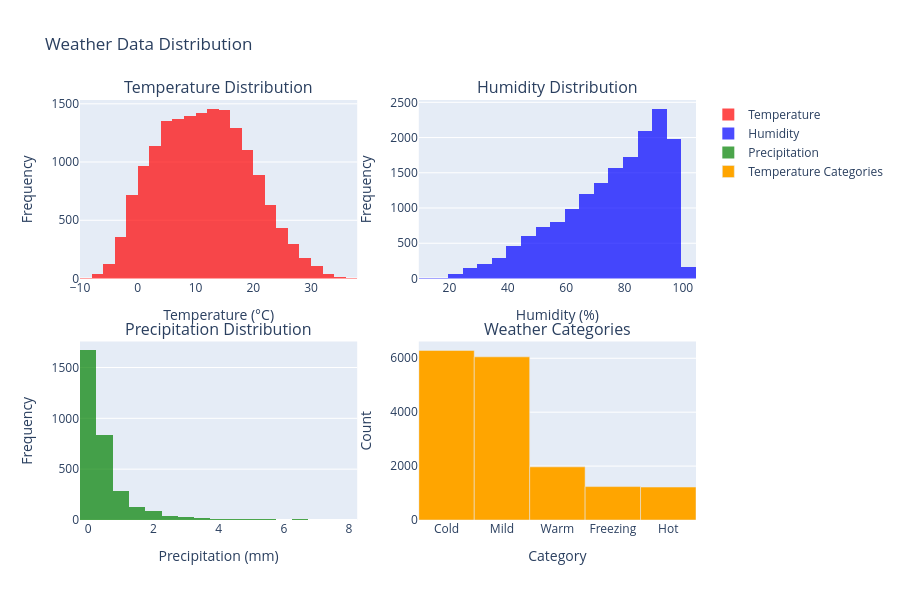

Notebook code cell kept with this figure:
### Markdown cell above
## 8. Weather Data Exploration

### Code cell
# Weather data exploration
print("Weather Statistics:")
print("="*50)
weather_stats = df[['temperature_2m', 'relative_humidity_2m', 'precipitation']].describe()
print(weather_stats)

print("\nWeather Category Distributions:")
print("="*50)
print("Temperature Categories:")
print(df['temperature_category'].value_counts())
print("\nPrecipitation Categories:")
print(df['precipitation_category'].value_counts())

# Weather distribution plots
fig = make_subplots(rows=2, cols=2,
                    subplot_titles=('Temperature Distribution', 'Humidity Distribution',
                                  'Precipitation Distribution', 'Weather Categories'),
                    vertical_spacing=0.15, horizontal_spacing=0.1)

# Temperature histogram
fig.add_trace(go.Histogram(
    x=df['temperature_2m'],
    nbinsx=30,
    name='Temperature',
    marker_color='red',
    opacity=0.7
), row=1, col=1)

# Humidity histogram
fig.add_trace(go.Histogram(
    x=df['relative_humidity_2m'],
    nbinsx=30,
    name='Humidity',
    marker_color='blue',
    opacity=0.7
), row=1, col=2)

# Precipitation histogram (log scale for better visualization)
precipitation_data = df[df['precipitation'] > 0]['precipitation']  # Only non-zero values
if len(precipitation_data) > 0:
    fig.add_trace(go.Histogram(
        x=precipitation_data,
        nbinsx=20,
        name='Precipitation',
        marker_color='green',
        opacity=0.7
    ), row=2, col=1)

# Weather categories stacked bar
temp_cat_counts = df['temperature_category'].value_counts()
precip_cat_counts = df['precipitation_category'].value_counts()

fig.add_trace(go.Bar(
    x=temp_cat_counts.index,
    y=temp_cat_counts.values,
    name='Temperature Categories',
    marker_color='orange'
), row=2, col=2)

fig.update_layout(
    title='Weather Data Distribution',
    height=600,
    showlegend=True
)

fig.update_xaxes(title_text="Temperature (°C)", row=1, col=1)
fig.update_xaxes(title_text="Humidity (%)", row=1, col=2)
fig.update_xaxes(title_text="Precipitation (mm)", row=2, col=1)
fig.update_xaxes(title_text="Category", row=2, col=2)

fig.update_yaxes(title_text="Frequency", row=1, col=1)
fig.update_yaxes(title_text="Frequency", row=1, col=2)
fig.update_yaxes(title_text="Frequency", row=2, col=1)
fig.update_yaxes(title_text="Count", row=2, col=2)

fig.show()

### Figure 1 — Plotly figure (JSON) as saved in the notebook; plotly's stock layout.template omitted (floating-point values rounded to 4 significant figures; data arrays with more than 128 entries replaced by an {"elided": "..."} marker saying what was removed)
{"data": [{"marker": {"color": "red"}, "name": "Temperature", "nbinsx": 30, "opacity": 0.7, "type": "histogram", "x": {"elided": "16777 float values"}, "xaxis": "x", "yaxis": "y"}, {"marker": {"color": "blue"}, "name": "Humidity", "nbinsx": 30, "opacity": 0.7, "type": "histogram", "x": {"elided": "16777 float values"}, "xaxis": "x2", "yaxis": "y2"}, {"marker": {"color": "green"}, "name": "Precipitation", "nbinsx": 20, "opacity": 0.7, "type": "histogram", "x": {"elided": "3134 float values"}, "xaxis": "x3", "yaxis": "y3"}, {"marker": {"color": "orange"}, "name": "Temperature Categories", "type": "bar", "x": ["Cold", "Mild", "Warm", "Freezing", "Hot"], "xaxis": "x4", "y": [6291, 6053, 1971, 1240, 1222], "yaxis": "y4"}], "layout": {"annotations": [{"font": {"size": 16}, "showarrow": false, "text": "Temperature Distribution", "x": 0.225, "xanchor": "center", "xref": "paper", "y": 1, "yanchor": "bottom", "yref": "paper"}, {"font": {"size": 16}, "showarrow": false, "text": "Humidity Distribution", "x": 0.775, "xanchor": "center", "xref": "paper", "y": 1, "yanchor": "bottom", "yref": "paper"}, {"font": {"size": 16}, "showarrow": false, "text": "Precipitation Distribution", "x": 0.225, "xanchor": "center", "xref": "paper", "y": 0.425, "yanchor": "bottom", "yref": "paper"}, {"font": {"size": 16}, "showarrow": false, "text": "Weather Categories", "x": 0.775, "xanchor": "center", "xref": "paper", "y": 0.425, "yanchor": "bottom", "yref": "paper"}], "height": 600, "showlegend": true, "title": {"text": "Weather Data Distribution"}, "xaxis": {"anchor": "y", "domain": [0, 0.45], "title": {"text": "Temperature (°C)"}}, "xaxis2": {"anchor": "y2", "domain": [0.55, 1], "title": {"text": "Humidity (%)"}}, "xaxis3": {"anchor": "y3", "domain": [0, 0.45], "title": {"text": "Precipitation (mm)"}}, "xaxis4": {"anchor": "y4", "domain": [0.55, 1], "title": {"text": "Category"}}, "yaxis": {"anchor": "x", "domain": [0.575, 1], "title": {"text": "Frequency"}}, "yaxis2": {"anchor": "x2", "domain": [0.575, 1], "title": {"text": "Frequency"}}, "yaxis3": {"anchor": "x3", "domain": [0, 0.425], "title": {"text": "Frequency"}}, "yaxis4": {"anchor": "x4", "domain": [0, 0.425], "title": {"text": "Count"}}}}
